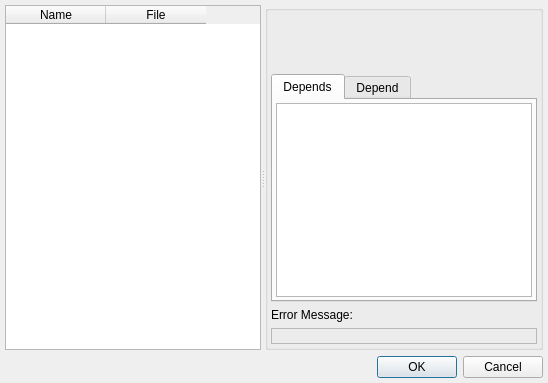
<?xml version="1.0" encoding="UTF-8"?>
<ui version="4.0">
 <class>SetupPluginsDialogClass</class>
 <widget class="QDialog" name="SetupPluginsDialogClass">
  <property name="geometry">
   <rect>
    <x>0</x>
    <y>0</y>
    <width>547</width>
    <height>369</height>
   </rect>
  </property>
  <property name="windowTitle">
   <string>Setup Plugins</string>
  </property>
  <layout class="QVBoxLayout" name="verticalLayout_2">
   <property name="margin">
    <number>5</number>
   </property>
   <item>
    <widget class="QSplitter" name="splitter">
     <property name="sizePolicy">
      <sizepolicy hsizetype="Expanding" vsizetype="Expanding">
       <horstretch>0</horstretch>
       <verstretch>0</verstretch>
      </sizepolicy>
     </property>
     <property name="orientation">
      <enum>Qt::Horizontal</enum>
     </property>
     <property name="childrenCollapsible">
      <bool>false</bool>
     </property>
     <widget class="QTableWidget" name="twtPlugins">
      <property name="sizePolicy">
       <sizepolicy hsizetype="MinimumExpanding" vsizetype="MinimumExpanding">
        <horstretch>1</horstretch>
        <verstretch>0</verstretch>
       </sizepolicy>
      </property>
      <property name="editTriggers">
       <set>QAbstractItemView::NoEditTriggers</set>
      </property>
      <property name="selectionMode">
       <enum>QAbstractItemView::SingleSelection</enum>
      </property>
      <property name="selectionBehavior">
       <enum>QAbstractItemView::SelectRows</enum>
      </property>
      <property name="sortingEnabled">
       <bool>true</bool>
      </property>
      <attribute name="horizontalHeaderHighlightSections">
       <bool>false</bool>
      </attribute>
      <attribute name="verticalHeaderVisible">
       <bool>false</bool>
      </attribute>
      <column>
       <property name="text">
        <string>Name</string>
       </property>
      </column>
      <column>
       <property name="text">
        <string>File</string>
       </property>
      </column>
     </widget>
     <widget class="QGroupBox" name="grbProperties">
      <property name="sizePolicy">
       <sizepolicy hsizetype="Preferred" vsizetype="Preferred">
        <horstretch>0</horstretch>
        <verstretch>0</verstretch>
       </sizepolicy>
      </property>
      <property name="title">
       <string/>
      </property>
      <layout class="QVBoxLayout" name="verticalLayout">
       <property name="margin">
        <number>3</number>
       </property>
       <item>
        <widget class="QLabel" name="lblName">
         <property name="textFormat">
          <enum>Qt::RichText</enum>
         </property>
         <property name="wordWrap">
          <bool>true</bool>
         </property>
         <property name="textInteractionFlags">
          <set>Qt::LinksAccessibleByMouse|Qt::TextSelectableByKeyboard|Qt::TextSelectableByMouse</set>
         </property>
        </widget>
       </item>
       <item>
        <widget class="QLabel" name="lblHomePage">
         <property name="textFormat">
          <enum>Qt::RichText</enum>
         </property>
         <property name="wordWrap">
          <bool>true</bool>
         </property>
        </widget>
       </item>
       <item>
        <widget class="QLabel" name="lblDescription">
         <property name="sizePolicy">
          <sizepolicy hsizetype="Preferred" vsizetype="Expanding">
           <horstretch>0</horstretch>
           <verstretch>0</verstretch>
          </sizepolicy>
         </property>
         <property name="textFormat">
          <enum>Qt::PlainText</enum>
         </property>
         <property name="alignment">
          <set>Qt::AlignLeading|Qt::AlignLeft|Qt::AlignTop</set>
         </property>
         <property name="wordWrap">
          <bool>true</bool>
         </property>
         <property name="textInteractionFlags">
          <set>Qt::LinksAccessibleByMouse|Qt::TextSelectableByKeyboard|Qt::TextSelectableByMouse</set>
         </property>
        </widget>
       </item>
       <item>
        <widget class="QTabWidget" name="twtDependences">
         <property name="sizePolicy">
          <sizepolicy hsizetype="Preferred" vsizetype="Preferred">
           <horstretch>0</horstretch>
           <verstretch>0</verstretch>
          </sizepolicy>
         </property>
         <property name="currentIndex">
          <number>0</number>
         </property>
         <widget class="QWidget" name="tabDepends">
          <attribute name="title">
           <string>Depends</string>
          </attribute>
          <layout class="QVBoxLayout" name="verticalLayout_4">
           <property name="margin">
            <number>3</number>
           </property>
           <item>
            <widget class="QListWidget" name="ltwDepends">
             <property name="sizePolicy">
              <sizepolicy hsizetype="Minimum" vsizetype="Minimum">
               <horstretch>0</horstretch>
               <verstretch>0</verstretch>
              </sizepolicy>
             </property>
             <property name="editTriggers">
              <set>QAbstractItemView::NoEditTriggers</set>
             </property>
             <property name="selectionMode">
              <enum>QAbstractItemView::NoSelection</enum>
             </property>
             <property name="wordWrap">
              <bool>true</bool>
             </property>
            </widget>
           </item>
          </layout>
         </widget>
         <widget class="QWidget" name="tabDepend">
          <attribute name="title">
           <string>Depend</string>
          </attribute>
          <layout class="QVBoxLayout" name="verticalLayout_3">
           <property name="margin">
            <number>3</number>
           </property>
           <item>
            <widget class="QListWidget" name="ltwDepend">
             <property name="sizePolicy">
              <sizepolicy hsizetype="Minimum" vsizetype="Minimum">
               <horstretch>0</horstretch>
               <verstretch>0</verstretch>
              </sizepolicy>
             </property>
             <property name="editTriggers">
              <set>QAbstractItemView::NoEditTriggers</set>
             </property>
             <property name="selectionMode">
              <enum>QAbstractItemView::NoSelection</enum>
             </property>
             <property name="wordWrap">
              <bool>true</bool>
             </property>
            </widget>
           </item>
          </layout>
         </widget>
        </widget>
       </item>
       <item>
        <widget class="QLabel" name="lblLabelError">
         <property name="text">
          <string>Error Message:</string>
         </property>
         <property name="textFormat">
          <enum>Qt::PlainText</enum>
         </property>
        </widget>
       </item>
       <item>
        <widget class="QLabel" name="lblError">
         <property name="frameShape">
          <enum>QFrame::StyledPanel</enum>
         </property>
         <property name="frameShadow">
          <enum>QFrame::Sunken</enum>
         </property>
         <property name="textFormat">
          <enum>Qt::PlainText</enum>
         </property>
         <property name="alignment">
          <set>Qt::AlignCenter</set>
         </property>
         <property name="wordWrap">
          <bool>true</bool>
         </property>
         <property name="textInteractionFlags">
          <set>Qt::LinksAccessibleByMouse|Qt::TextSelectableByKeyboard|Qt::TextSelectableByMouse</set>
         </property>
        </widget>
       </item>
      </layout>
     </widget>
    </widget>
   </item>
   <item>
    <widget class="QDialogButtonBox" name="dbbButtons">
     <property name="standardButtons">
      <set>QDialogButtonBox::Cancel|QDialogButtonBox::Ok</set>
     </property>
    </widget>
   </item>
  </layout>
 </widget>
 <layoutdefault spacing="6" margin="11"/>
 <tabstops>
  <tabstop>twtPlugins</tabstop>
  <tabstop>dbbButtons</tabstop>
 </tabstops>
 <resources/>
 <connections/>
</ui>
